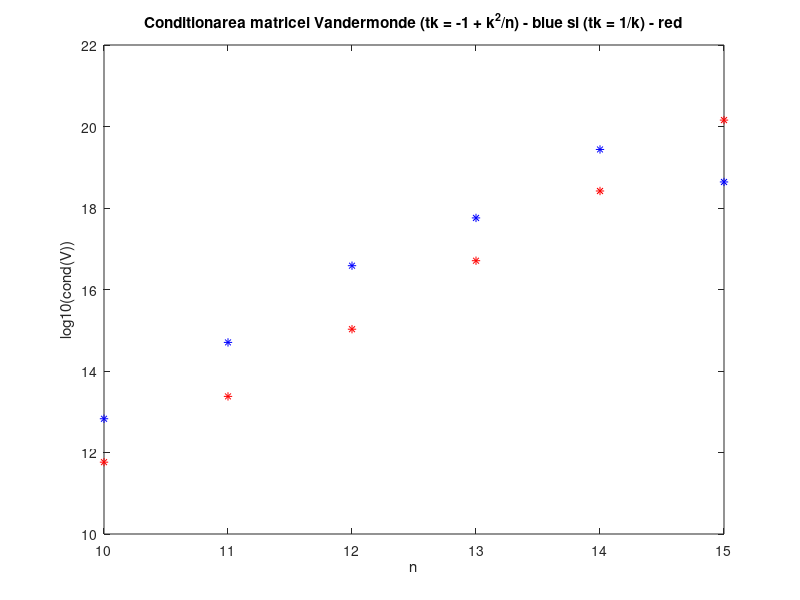

MATLAB code for this plot:
%tk=-1+2*k/n
nValues = 10:15; 
conditionariA = zeros(1, length(nValues));

for i = 1:length(nValues)
    n = nValues(i);
    k = linspace(-1,1,n);
    t = -1+(2.*k)./n;
    V = vander(t);
    conditionariA(i) = cond(V, "inf");
end
conditionariA

%tk=1/k
conditionariB = zeros(1, length(nValues));
for i = 1:length(nValues)
    n = nValues(i);
    k = 1:n;
    o = ones(1,n);
    t = o./k;
    V = vander(t);
    conditionariB(i) = cond(V, "inf");
end
conditionariB

figure(1)
plot(10:15, log10(conditionariA), 'b*', 10:15, log10(conditionariB), 'r*')
title('Conditionarea matricei Vandermonde (tk = -1 + k^2/n) - blue si (tk = 1/k) - red')
xlabel('n')
ylabel('log10(cond(V))')